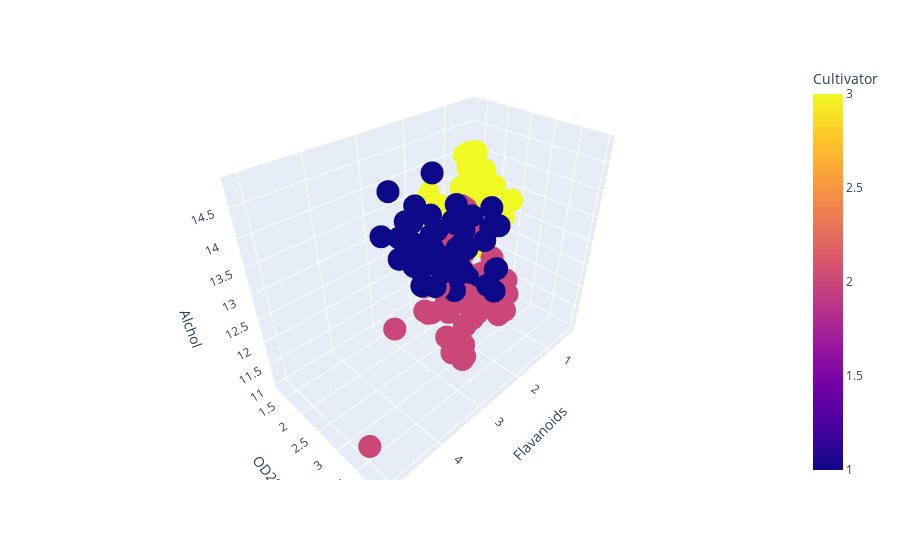

The notebook cell saved with this chart:
### Code cell
#3D plot using Plotly
import plotly.express as px
fig = px.scatter_3d(A, x='Flavanoids', y='OD280', z='Alchol',color=A['Cultivator'])
fig.show()

### Figure 1 — Plotly figure (JSON) as saved in the notebook; plotly's stock layout.template omitted (floating-point values rounded to 4 significant figures; data arrays with more than 128 entries replaced by an {"elided": "..."} marker saying what was removed)
{"data": [{"hovertemplate": "Flavanoids=%{x}<br>OD280=%{y}<br>Alchol=%{z}<br>Cultivator=%{marker.color}<extra></extra>", "legendgroup": "", "marker": {"color": {"elided": "178 int values"}, "coloraxis": "coloraxis", "symbol": "circle"}, "mode": "markers", "name": "", "scene": "scene", "showlegend": false, "type": "scatter3d", "x": {"elided": "178 float values"}, "y": {"elided": "178 float values"}, "z": {"elided": "178 float values"}}], "layout": {"coloraxis": {"colorbar": {"title": {"text": "Cultivator"}}, "colorscale": [[0, "#0d0887"], [0.1111, "#46039f"], [0.2222, "#7201a8"], [0.3333, "#9c179e"], [0.4444, "#bd3786"], [0.5556, "#d8576b"], [0.6667, "#ed7953"], [0.7778, "#fb9f3a"], [0.8889, "#fdca26"], [1, "#f0f921"]]}, "legend": {"tracegroupgap": 0}, "margin": {"t": 60}, "scene": {"domain": {"x": [0, 1], "y": [0, 1]}, "xaxis": {"title": {"text": "Flavanoids"}}, "yaxis": {"title": {"text": "OD280"}}, "zaxis": {"title": {"text": "Alchol"}}}}}
